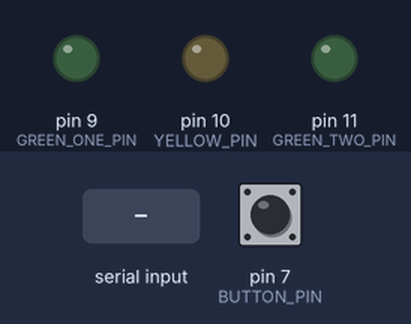
This sketch was run on a simulated Arduino Uno, built with avr-gcc and run on an emulated ATmega328P. On the bench: output pins drawn as LEDs (lit = HIGH). The test bench sets the inputs (shaded band); at power-on: pin 7 (BUTTON_PIN) HIGH.

Above: at 1.2 s.
1.3 s: "green1\n" received over Serial
At 2.3 s:
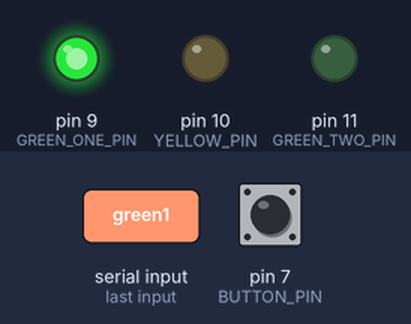
2.8 s: "green2\n" received over Serial
At 3.4 s:
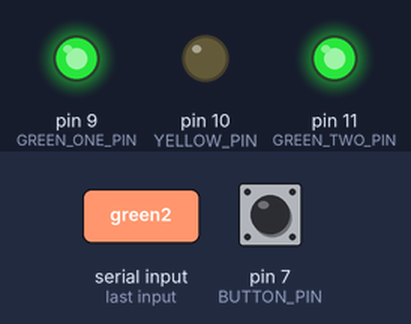
4.3 s: "yellow\n" received over Serial
At 4.6 s:
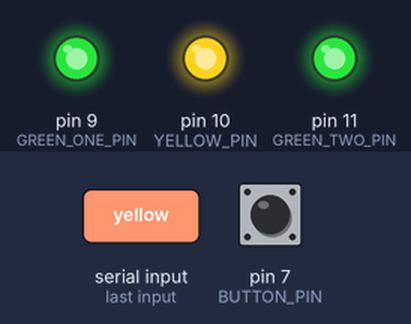
7.4 s: "1\n" received over Serial
At 8.1 s:
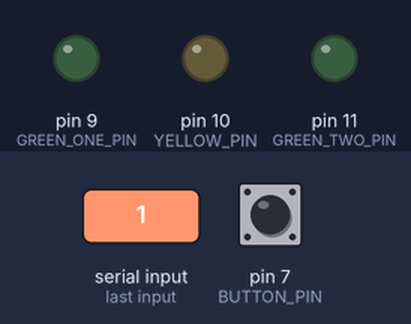
8.9 s: "green2\n" received over Serial
At 9.3 s:
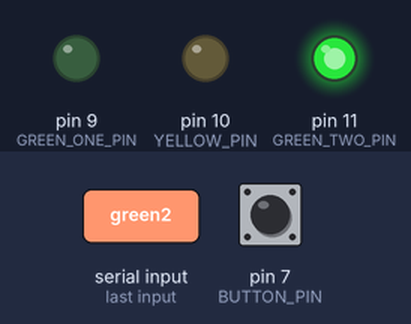
Timing chart, 0 to 11.4 s (numbered marks = the images above; inputs shaded):
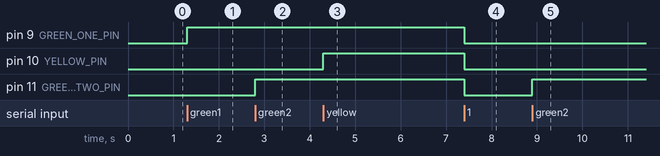

Measured:
- after the input at 1.3 s, pin 9 (GREEN_ONE_PIN): LOW → HIGH at once
- after the input at 2.8 s, pin 11 (GREEN_TWO_PIN): LOW → HIGH at once
- after the input at 4.3 s, pin 10 (YELLOW_PIN): LOW → HIGH at once
- after the input at 7.4 s, pin 9 (GREEN_ONE_PIN), pin 10 (YELLOW_PIN), pin 11 (GREEN_TWO_PIN): HIGH → LOW at once
- after the input at 8.9 s, pin 11 (GREEN_TWO_PIN): LOW → HIGH at once

The sketch:

A06.ino
```cpp
#define BUTTON_PIN 7
#define GREEN_ONE_PIN 9
#define GREEN_TWO_PIN 11
#define YELLOW_PIN 10

unsigned long lastTimeButtonChanged = millis();
unsigned long debounceDelay = 50;
byte previousButtonState;

void setup() {
  // put your setup code here, to run once:
  pinMode(BUTTON_PIN, INPUT);
  pinMode(GREEN_ONE_PIN, OUTPUT);
  pinMode(GREEN_TWO_PIN, OUTPUT);
  pinMode(YELLOW_PIN, OUTPUT);

  previousButtonState = digitalRead(BUTTON_PIN);

  Serial.begin(115200);
  while (!Serial) {}
}

void loop() {
  // put your main code here, to run repeatedly:
  unsigned long timeNow = millis();
  if(timeNow - lastTimeButtonChanged >= debounceDelay) {
    byte buttonState = digitalRead(BUTTON_PIN);
    if(buttonState != previousButtonState) {
      lastTimeButtonChanged = timeNow;
      previousButtonState = buttonState;
      if(buttonState == HIGH) {
        Serial.println("button_pressed");
      }
    }
  }
  if(Serial.available() > 0){
    String cmd = Serial.readStringUntil('\n');
    if(cmd.startsWith("green1")){
      digitalWrite(GREEN_ONE_PIN, HIGH);
    }
    else if (cmd.startsWith("green2")){
      digitalWrite(GREEN_TWO_PIN, HIGH);
    }
    else if (cmd.startsWith("yellow")){
      digitalWrite(YELLOW_PIN, HIGH);
    }
    else {
      digitalWrite(GREEN_ONE_PIN, LOW);
      digitalWrite(GREEN_TWO_PIN, LOW);
      digitalWrite(YELLOW_PIN , LOW);
    }
  }
}
```
